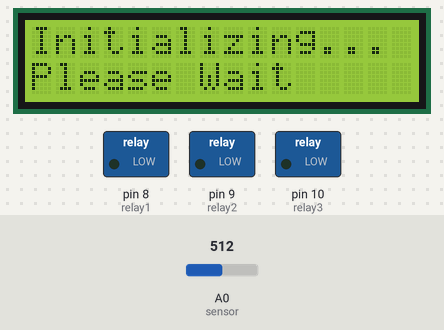
This sketch was run on a simulated Arduino Uno, built with avr-gcc and run on an emulated ATmega328P. Shown: 16×2 character LCD, switched loads named in the sketch (green lamp = pin HIGH). Inputs (shaded band) come from the test bench; at power-on: A0 (sensor) = 512. What the sketch prints to the serial monitor is not drawn.

Above: at 2.2 s.
At 4.8 s:
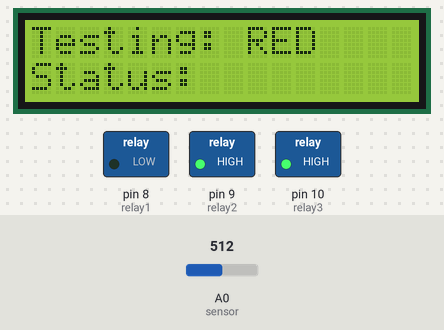
4.9 s: A0 (sensor) set to 465
10.7 s: A0 (sensor) set to 442
At 12.8 s:
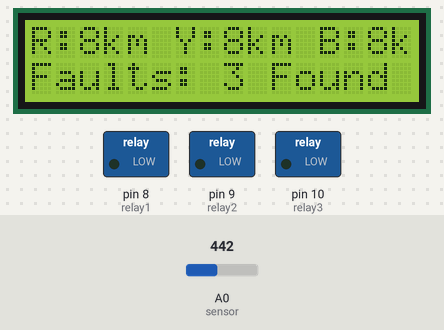
16.7 s: A0 (sensor) set to 11
At 20.4 s:
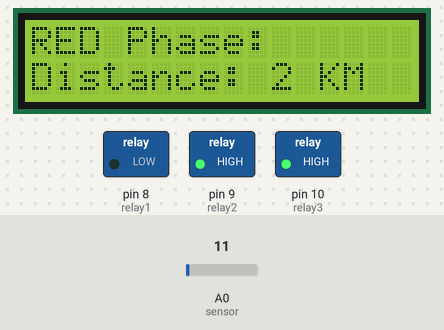
22.7 s: A0 (sensor) set to 8
28.7 s: A0 (sensor) set to 511
At 34.3 s:
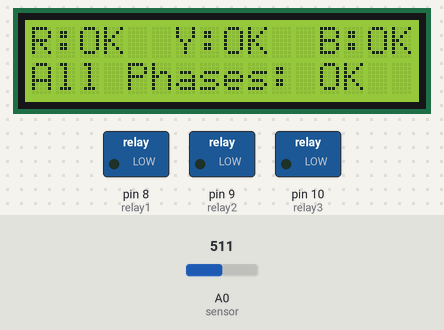
34.7 s: A0 (sensor) set to 306
At 40.8 s:
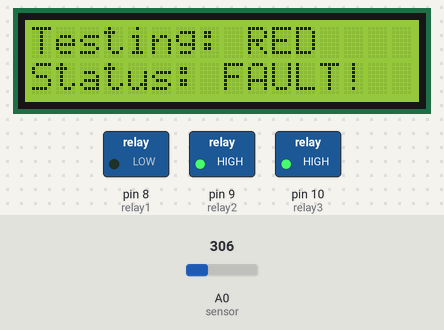
Timing chart, 0 to 41.7 s (numbered marks = the images above; inputs shaded):
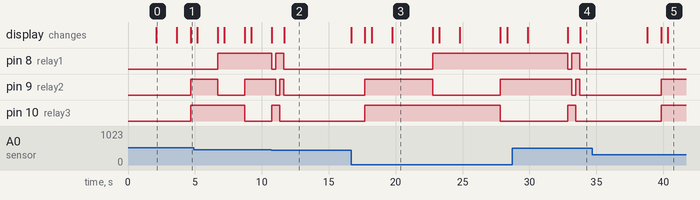

Measured:
- the behaviour switches between 451 and 450 on A0 (sensor) (found by bisection; images 1 and 2)
- after the input at 10.7 s, the display: first differs from a run without the input after 0.97 s (image 2)
- after the input at 28.7 s, the display: first differs from a run without the input after 5.1 s (image 4)
- after the input at 34.7 s, the display: first differs from a run without the input after 5.6 s (image 5)
- what the display in image 0 shows lasts 1.5 s, from 2.1 s to 3.6 s
- what the display in image 2 shows lasts 5.0 s, from 11.7 s to 16.7 s

The sketch:

fault_detection.ino
```cpp
#include <Wire.h>
#include <LiquidCrystal_I2C.h>

LiquidCrystal_I2C lcd(0x27, 16, 2); // I2C LCD address 0x27, 16 chars, 2 lines

#define sensor A0

#define relay1 8
#define relay2 9
#define relay3 10

float Rat2 = 0.66, Rat4 = 0.79, Rat6 = 0.85, Rat8 = 0.88;
int read_ADC;
int distance = 0;

// Custom arrow symbol for LCD
byte symbol[8] = {
    B00000,
    B00100,
    B00100,
    B00100,
    B11111,
    B01110,
    B00100,
    B00000};
int Ritsa;
void setup()
{
  Ritsa = analogRead(sensor);
  Serial.begin(4800);

  // Initialize I2C LCD
  lcd.init();
  lcd.backlight();

  // Create custom character
  lcd.createChar(1, symbol);

  // Setup pins
  pinMode(sensor, INPUT);
  pinMode(relay1, OUTPUT);
  pinMode(relay2, OUTPUT);
  pinMode(relay3, OUTPUT);

  // Welcome screen
  lcd.clear();
  lcd.setCursor(0, 0);
  lcd.print("Cable Fault");
  lcd.setCursor(0, 1);
  lcd.print("Detection System");
  delay(2000);
  lcd.clear();

  // Initial scanning message
  lcd.setCursor(0, 0);
  lcd.print("Initializing...");
  lcd.setCursor(0, 1);
  lcd.print("Please Wait");
  delay(1500);
  lcd.clear();
}

void loop()
{
  // Display header
  lcd.setCursor(0, 0);
  lcd.print("Scanning Phases:");
  delay(1000);
  lcd.clear();

  // Test Red Phase
  lcd.setCursor(0, 0);
  lcd.print("Testing: RED");
  lcd.setCursor(0, 1);
  lcd.print("Status: ");

  digitalWrite(relay1, LOW);
  digitalWrite(relay2, HIGH);
  digitalWrite(relay3, HIGH);
  delay(500);

  data();

  if (distance > 0)
  {
    lcd.print("FAULT!");
    delay(1500);
    lcd.clear();
    lcd.setCursor(0, 0);
    lcd.print("RED Phase:");
    lcd.setCursor(0, 1);
    lcd.print("Distance: ");
    lcd.print(distance);
    lcd.print(" KM");
    delay(3000);
  }
  else
  {
    lcd.print("OK");
    delay(1500);
  }

  lcd.clear();

  // Test Yellow Phase
  lcd.setCursor(0, 0);
  lcd.print("Testing: YELLOW");
  lcd.setCursor(0, 1);
  lcd.print("Status: ");

  digitalWrite(relay1, HIGH);
  digitalWrite(relay2, LOW);
  digitalWrite(relay3, HIGH);
  delay(500);

  data();

  if (distance > 0)
  {
    lcd.print("FAULT!");
    delay(1500);
    lcd.clear();
    lcd.setCursor(0, 0);
    lcd.print("YELLOW Phase:");
    lcd.setCursor(0, 1);
    lcd.print("Distance: ");
    lcd.print(distance);
    lcd.print(" KM");
    delay(3000);
  }
  else
  {
    lcd.print("OK");
    delay(1500);
  }

  lcd.clear();

  // Test Blue Phase
  lcd.setCursor(0, 0);
  lcd.print("Testing: BLUE");
  lcd.setCursor(0, 1);
  lcd.print("Status: ");

  digitalWrite(relay1, HIGH);
  digitalWrite(relay2, HIGH);
  digitalWrite(relay3, LOW);
  delay(500);

  data();

  if (distance > 0)
  {
    lcd.print("FAULT!");
    delay(1500);
    lcd.clear();
    lcd.setCursor(0, 0);
    lcd.print("BLUE Phase:");
    lcd.setCursor(0, 1);
    lcd.print("Distance: ");
    lcd.print(distance);
    lcd.print(" KM");
    delay(3000);
  }
  else
  {
    lcd.print("OK");
    delay(1500);
  }

  lcd.clear();

  // Summary Display
  displaySummary();

  delay(5000); // Wait 5 seconds before next scan
}

void data()
{
  read_ADC = analogRead(sensor);
  if (read_ADC < Ritsa * Rat2)
  {
    distance = 2;
  }
  else if (read_ADC < Ritsa * Rat4)
  {
    distance = 4;
  }
  else if (read_ADC < Ritsa * Rat6)
  {
    distance = 6;
  }
  else if (read_ADC < Ritsa * Rat8)
  {
    distance = 8;
  }
  else
  {
    distance = 0;
  }
  Serial.print("value from the sensor: ");
  Serial.println(read_ADC);
}

void displaySummary()
{
  int distanceR, distanceY, distanceB;

  // Scan all phases quickly for summary
  digitalWrite(relay1, LOW);
  digitalWrite(relay2, HIGH);
  digitalWrite(relay3, HIGH);
  delay(300);
  data();
  distanceR = distance;

  digitalWrite(relay1, HIGH);
  digitalWrite(relay2, LOW);
  digitalWrite(relay3, HIGH);
  delay(300);
  data();
  distanceY = distance;

  digitalWrite(relay1, HIGH);
  digitalWrite(relay2, HIGH);
  digitalWrite(relay3, LOW);
  delay(300);
  data();
  distanceB = distance;

  // Turn off all relays
  digitalWrite(relay1, LOW);
  digitalWrite(relay2, LOW);
  digitalWrite(relay3, LOW);

  // Display summary
  lcd.clear();
  lcd.setCursor(0, 0);
  lcd.print("R:");
  if (distanceR > 0)
  {
    lcd.print(distanceR);
    lcd.print("km");
  }
  else
  {
    lcd.print("OK");
  }

  lcd.setCursor(6, 0);
  lcd.print("Y:");
  if (distanceY > 0)
  {
    lcd.print(distanceY);
    lcd.print("km");
  }
  else
  {
    lcd.print("OK");
  }

  lcd.setCursor(12, 0);
  lcd.print("B:");
  if (distanceB > 0)
  {
    lcd.print(distanceB);
    lcd.print("km");
  }
  else
  {
    lcd.print("OK");
  }

  lcd.setCursor(0, 1);
  int faultCount = 0;
  if (distanceR > 0)
    faultCount++;
  if (distanceY > 0)
    faultCount++;
  if (distanceB > 0)
    faultCount++;

  if (faultCount == 0)
  {
    lcd.print("All Phases: OK  ");
  }
  else
  {
    lcd.print("Faults: ");
    lcd.print(faultCount);
    lcd.print(" Found ");
  }
}
```
